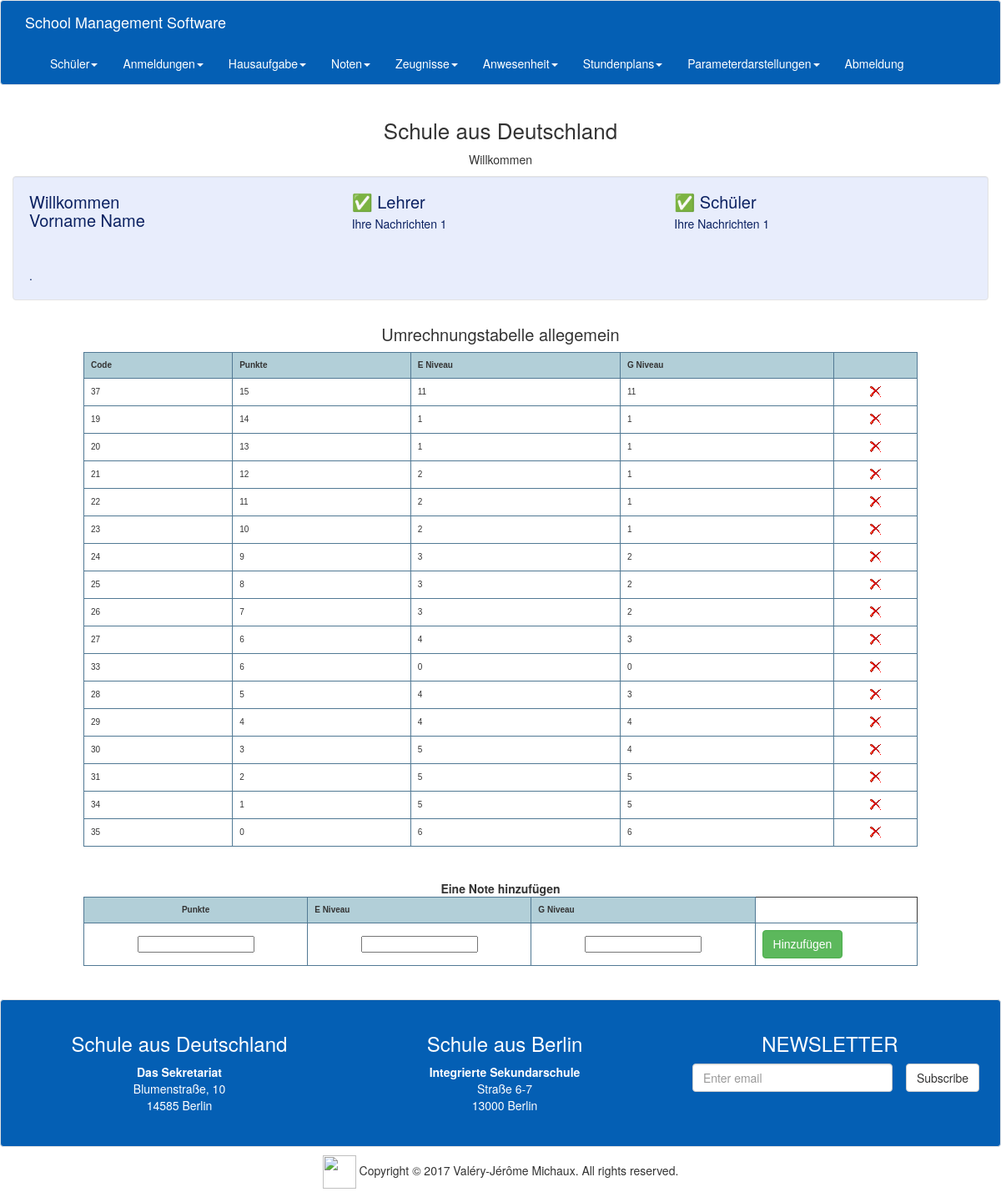
The page /teacher/averagescale.php (signed in) on the database its author committed.
### tables this page shows
CREATE TABLE `interface` (
  `code` int(30) NOT NULL,
  `titre` text NOT NULL,
  `message1` text NOT NULL,
  `titre2` text NOT NULL,
  `titre3` text NOT NULL,
  `message2` text NOT NULL,
  `message3` text NOT NULL
);

CREATE TABLE `level` (
  `code` int(11) NOT NULL,
  `Elevel` varchar(2) NOT NULL,
  `Glevel` varchar(2) NOT NULL
);

CREATE TABLE `averagescale` (
  `code` int(30) NOT NULL,
  `niveauE` varchar(10) NOT NULL,
  `niveauG` varchar(10) NOT NULL,
  `point` int(11) NOT NULL
);

CREATE TABLE `school` (
  `schoolname1` varchar(50) NOT NULL,
  `schoolname2` varchar(30) NOT NULL,
  `schoolzip` varchar(10) NOT NULL,
  `schooladdress` varchar(30) NOT NULL,
  `groupname` varchar(50) NOT NULL,
  `groupname2` varchar(30) NOT NULL,
  `groupaddress` varchar(30) NOT NULL,
  `groupzip` varchar(10) NOT NULL,
  `schoolcity` varchar(30) NOT NULL,
  `Groupcity` varchar(30) NOT NULL,
  `code` int(11) NOT NULL
);

### teacher/averagescale.php (the view, shortened to what this page needs)
<?php
include 'menuhead.php';
$dr10 = mysqli_query($cn, "SELECT glevel,elevel from level");
$ligne10 = mysqli_fetch_array($dr10);
?>
<div class="col-lg-12 text-center">
	<h2>Umrechnungstabelle allegemein</h2>
</div>
<form id="form1" name="form1" method="post">
	<table width="60%" border="2" align="center" class="table-style-two">
		<tbody>
			<tr>
				<th><b>Code</b></th>
				<th><b>Punkte</b></th>
				<th><b>
						<?php echo addslashes($ligne10[1]); ?> Niveau
					</b></th>
				<th><b>
						<?php echo addslashes($ligne10[0]); ?> Niveau
					</b></th>
				<th width="100"><b></b></th>
			</tr>
			<?php
			$dr = mysqli_query($cn, "SELECT * FROM averagescale ORDER BY point DESC");
			while ($ligne = mysqli_fetch_array($dr)) {
				?>
				<tr>
					<td>
						<?php echo addslashes($ligne[0]); ?>
					</td>
					<td>
						<?php echo addslashes($ligne[3]); ?>
					</td>
					<td>
						<?php echo addslashes($ligne[1]); ?>
					</td>
					<td>
						<?php echo addslashes($ligne[2]); ?>
					</td>
					<td>
						<center><button type="submit" name="submit" value="<?php echo $ligne[0]; ?>" class="btImg"><img
									src="../img/b_drop.png" /></button></center>
					</td>
				</tr>
				<?php
			}
			$dr10 = mysqli_query($cn, "SELECT glevel,elevel from level");
			$ligne10 = mysqli_fetch_array($dr10);
			?>
		</tbody>
	</table>
	<br><br>
	<table width="50%" border="2" align="center" class="table-style-two">
		<tbody>
			<tr>
				<center><strong>Eine Note hinzufügen</strong></center>
			</tr>
			<tr>
				<th>
					<center><b>Punkte</b></center>
				</th>
				<th><b>
						<?php echo addslashes($ligne10[1]); ?> Niveau
					</b></th>
				<th><b>
						<?php echo addslashes($ligne10[0]); ?> Niveau
					</b></th>
			</tr>
			<tr>
				<td>
					<center><input type="text" name="id1" id="id1"></center>
				</td>
				<td>
					<center><input type="text" name="id2" id="id2"></center>
				</td>
				<td>
					<center><input type="text" name="id3" id="id3"></center>
				</td>
				<td><input name="b3" type="submit" class="btn btn-success" value="Hinzufügen" id="b3"></td>
			</tr>
		</tbody>
	</table>
	<br>
</form>
<?php
include 'menubottom.php';
?>

### teacher/menuhead.php (shortened to what this page needs)
<?php
include '../connexion.php';
?>
<!DOCTYPE html>
<html lang="en">
<head>
  <link rel="stylesheet" href="../css/bootstrap.css">
</head>
<body>
  <nav class="navbar navbar-default">
    <div class="container">
      <div class="navbar-header">
        <a class="navbar-brand" href="homeprof.php">School Management Software</a>
      </div>
      <div class="collapse navbar-collapse" id="myDefaultNavbar1">
        <ul class="nav navbar-nav">
          <li class="dropdown"> <a href="#" class="dropdown-toggle" aria-expanded="false" role="button"
              data-toggle="dropdown">Schüler<span class="caret"></span></a>
          </li>
          <li class="dropdown"> <a href="#" class="dropdown-toggle" aria-expanded="false" role="button"
              data-toggle="dropdown">Anmeldungen<span class="caret"></span></a>
          </li>
          <li class="dropdown"> <a href="#" class="dropdown-toggle" aria-expanded="false" role="button"
              data-toggle="dropdown">Hausaufgabe<span class="caret"></span></a>
          </li>
          <li class="dropdown"> <a href="#" class="dropdown-toggle" aria-expanded="false" role="button"
              data-toggle="dropdown">Noten<span class="caret"></span></a>
          </li>
          <li class="dropdown"> <a href="#" class="dropdown-toggle" aria-expanded="false" role="button"
              data-toggle="dropdown">Zeugnisse<span class="caret"></span></a>
          </li>
          <li class="dropdown"> <a href="#" class="dropdown-toggle" aria-expanded="false" role="button"
              data-toggle="dropdown">Anwesenheit<span class="caret"></span></a>
          </li>
          <li class="dropdown"> <a href="#" class="dropdown-toggle" aria-expanded="false" role="button"
              data-toggle="dropdown">Stundenplans<span class="caret"></span></a>
          </li>
          <li class="dropdown"> <a href="#" class="dropdown-toggle" aria-expanded="false" role="button"
              data-toggle="dropdown">Parameterdarstellungen<span class="caret"></span></a>
          </li>
          <li class="active"><a href="logout.php">Abmeldung<span class="sr-only">(current)</span></a></li>
        </ul>
      </div>
    </div>
  </nav>
  <section>
    <?php
    $requete = 'SELECT * FROM `interface`';
    $result = mysqli_query($cn, $requete);
    $interf = mysqli_fetch_array($result);
    ?>
    <div class="container">
      <div class="row">
        <div class="col-xs-12 text-center">
          <h1>
            <?php echo addslashes($interf[1]); ?>
          </h1>
          <p>
            <?php echo addslashes($interf[2]); ?>
          </p>
        </div>
      </div>
    </div>
  </section>
  <section>
    <div class="container well">
      <div class="row">
        <div class="col-lg-4 col-md-4 col-sm-6">
          <div class="media">
            <div class="media-body">
              <h2 class="media-heading">Willkommen<br>
                <tr>
                  <?php echo $_SESSION['prenomlogin'] . '&nbsp;' . $_SESSION['nomlogin']; ?>
              </h2>
              <table width="300" border="0">
                <tbody>
                  <tr>
                    <th scope="row">&nbsp;</th>
                  </tr>
                  <tr>
                    <td>&nbsp;</td>
                  </tr>
                </tbody>
              </table>
              .
            </div>
          </div>
        </div>
        <div class="col-lg-4 col-md-4 col-sm-6">
          <div class="media">
            <div class="media-body">
              <h2 class="media-heading">✅
                <?php echo addslashes($interf[3]); ?>
              </h2>
              <?php echo addslashes($interf[5]); ?>
            </div>
          </div>
        </div>
        <div class="col-lg-4 col-md-4 col-sm-6">
          <div class="media">
            <div class="media-body">
              <h2 class="media-heading">✅
                <?php echo addslashes($interf[4]); ?>
              </h2>
              <?php echo addslashes($interf[5]); ?>
            </div>
          </div>
        </div>
      </div>
    </div>
  </section>

### teacher/menubottom.php (shortened to what this page needs)
<BR>
<?php
$requete = 'SELECT * FROM `school`';
$result = mysqli_query($cn, $requete);
$ecole = mysqli_fetch_array($result);
?>
<footer class="text-center">
  <div class="section well2">
    <div class="container">
      <div class="row">
        <div class="col-lg-4 col-md-4">
          <h3 class="text-center">
            <?php echo addslashes($ecole[4]); ?>
          </h3>
          <address class="text-center">
            <strong>
              <?php echo addslashes($ecole[5]); ?>
            </strong><br>
            <?php echo addslashes($ecole[6]); ?><br>
            <?php echo addslashes($ecole[7]); ?>
            <?php echo addslashes($ecole[9]); ?><br>
          </address>
        </div>
        <div class="col-lg-4 col-md-4">
          <h3 class="text-center">
            <?php echo addslashes($ecole[0]); ?>
          </h3>
          <address class="text-center">
            <strong>
              <?php echo addslashes($ecole[1]); ?>
            </strong><br>
            <?php echo addslashes($ecole[3]); ?><br>
            <?php echo addslashes($ecole[2]); ?>
            <?php echo addslashes($ecole[8]); ?><br>
          </address>
        </div>
        <div class="col-lg-4 col-md-4">
          <h3 class="text-center">NEWSLETTER</h3>
          <form>
            <div class="form-group col-lg-9 col-md-8 col-sm-10 col-xs-10">
              <input type="email" class="form-control" id="exampleInputEmail1" placeholder="Enter email">
            </div>
            <button type="submit" class="btn btn-default">Subscribe<br>
            </button>
          </form>
        </div>
      </div>
    </div>
  </div>
  <div class="container">
    <div class="row">
      <div class="col-xs-12">
        <p><a href="https://github.com/michaux4/SchoolManagementSoftware" target="_blank"><img src="https://github.githubassets.com/images/modules/logos_page/GitHub-Mark.png" style="width:40px;height:40px;"></a> Copyright &copy; 2017 Val&eacute;ry-J&eacute;r&ocirc;me Michaux. All rights reserved. </p>
      </div>
    </div>
  </div>
</footer>
</body>
</html>

### rows shown on the page
interface: titre "Schule aus Deutschland", message1 "Willkommen", titre2 "Lehrer", message2 "Ihre Nachrichten 1", titre3 "Schüler"
level: Elevel "E", Glevel "G"
averagescale: code "37", point "15", niveauE "11", niveauG "11"
averagescale: code "19", point "14", niveauE "1", niveauG "1"
averagescale: code "20", point "13", niveauE "1", niveauG "1"
averagescale: code "21", point "12", niveauE "2", niveauG "1"
averagescale: code "22", point "11", niveauE "2", niveauG "1"
averagescale: code "23", point "10", niveauE "2", niveauG "1"
averagescale: code "24", point "9", niveauE "3", niveauG "2"
averagescale: code "25", point "8", niveauE "3", niveauG "2"
averagescale: code "26", point "7", niveauE "3", niveauG "2"
averagescale: code "27", point "6", niveauE "4", niveauG "3"
averagescale: code "33", point "6", niveauE "0", niveauG "0"
averagescale: code "28", point "5", niveauE "4", niveauG "3"
averagescale: code "29", point "4", niveauE "4", niveauG "4"
averagescale: code "30", point "3", niveauE "5", niveauG "4"
averagescale: code "31", point "2", niveauE "5", niveauG "5"
averagescale: code "34", point "1", niveauE "5", niveauG "5"
averagescale: code "35", point "0", niveauE "6", niveauG "6"
school: groupname "Schule aus Deutschland", groupname2 "Das Sekretariat", groupaddress "Blumenstraße, 10", groupzip "14585", Groupcity "Berlin", schoolname1 "Schule aus Berlin", schoolname2 "Integrierte Sekundarschule", schooladdress "Straße 6-7", schoolzip "13000", schoolcity "Berlin"

### other values the page prints
$_SESSION['prenomlogin'] "Vorname"
$_SESSION['nomlogin'] "Name"
